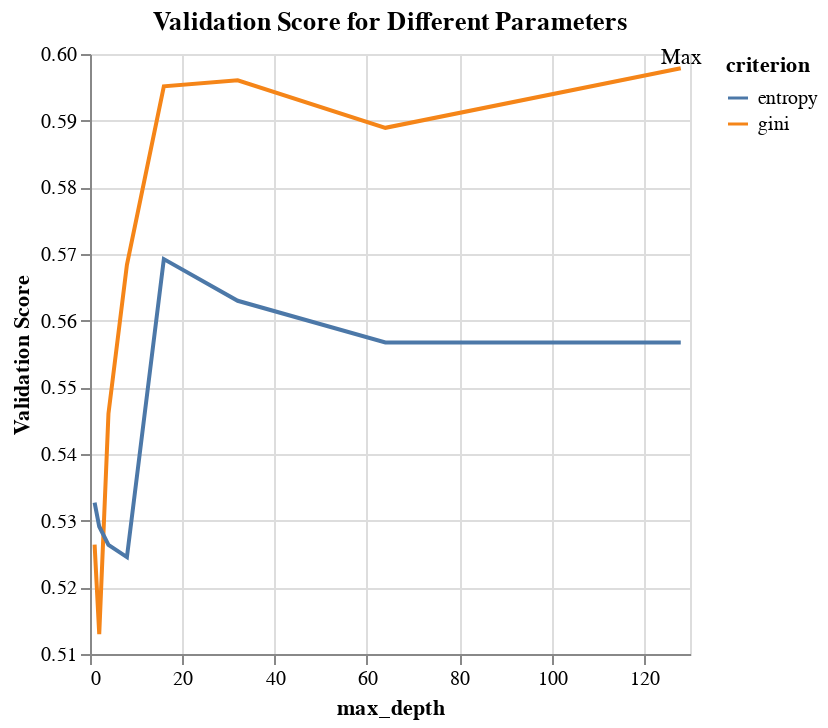

The code cell stored with this chart in its notebook:
### Code cell
plot = alt.Chart(dt_df, title="Validation Score for Different Parameters for Decision Tree").mark_line().encode(x=alt.X('param_decisiontreeclassifier__max_depth', title='max_depth'), 
                                    y=alt.Y('mean_test_score', title='Validation Score').scale(zero=False),
                                    color=alt.Color('param_decisiontreeclassifier__criterion', title='criterion'))
plot + alt.Chart(dt_df.head(1)).mark_text(dy=-5).encode(
    x='param_decisiontreeclassifier__max_depth',
    y="mean_test_score",
    text=alt.value('Max'))

### Figure 1 — Vega-Lite specification as saved in the notebook (floating-point values rounded to 4 significant figures)
{"config": {"view": {"continuousWidth": 300, "continuousHeight": 300}}, "layer": [{"data": {"name": "data-4c06d806f5dadcb5726920e0c4c9cb15"}, "mark": {"type": "line"}, "encoding": {"color": {"field": "param_decisiontreeclassifier__criterion", "title": "criterion", "type": "nominal"}, "x": {"field": "param_decisiontreeclassifier__max_depth", "title": "max_depth", "type": "quantitative"}, "y": {"field": "mean_test_score", "scale": {"zero": false}, "title": "Validation Score", "type": "quantitative"}}, "title": "Validation Score for Different Parameters"}, {"data": {"name": "data-e9941db41b46b6ebe53ebcae12de2d02"}, "mark": {"type": "text", "dy": -5}, "encoding": {"text": {"value": "Max"}, "x": {"field": "param_decisiontreeclassifier__max_depth", "type": "quantitative"}, "y": {"field": "mean_test_score", "type": "quantitative"}}}], "$schema": "https://vega.github.io/schema/vega-lite/v5.15.1.json", "datasets": {"data-4c06d806f5dadcb5726920e0c4c9cb15": [{"mean_test_score": 0.5978, "mean_train_score": 1.0, "param_decisiontreeclassifier__criterion": "gini", "param_decisiontreeclassifier__max_depth": 128, "mean_fit_time": 0.01417}, {"mean_test_score": 0.5961, "mean_train_score": 1.0, "param_decisiontreeclassifier__criterion": "gini", "param_decisiontreeclassifier__max_depth": 32, "mean_fit_time": 0.01662}, {"mean_test_score": 0.5951, "mean_train_score": 0.9915, "param_decisiontreeclassifier__criterion": "gini", "param_decisiontreeclassifier__max_depth": 16, "mean_fit_time": 0.02635}, {"mean_test_score": 0.5889, "mean_train_score": 1.0, "param_decisiontreeclassifier__criterion": "gini", "param_decisiontreeclassifier__max_depth": 64, "mean_fit_time": 0.01007}, {"mean_test_score": 0.5692, "mean_train_score": 0.9902, "param_decisiontreeclassifier__criterion": "entropy", "param_decisiontreeclassifier__max_depth": 16, "mean_fit_time": 0.02633}, {"mean_test_score": 0.5684, "mean_train_score": 0.8, "param_decisiontreeclassifier__criterion": "gini", "param_decisiontreeclassifier__max_depth": 8, "mean_fit_time": 0.02193}, {"mean_test_score": 0.563, "mean_train_score": 1.0, "param_decisiontreeclassifier__criterion": "entropy", "param_decisiontreeclassifier__max_depth": 32, "mean_fit_time": 0.02705}, {"mean_test_score": 0.5567, "mean_train_score": 1.0, "param_decisiontreeclassifier__criterion": "entropy", "param_decisiontreeclassifier__max_depth": 64, "mean_fit_time": 0.02192}, {"mean_test_score": 0.5567, "mean_train_score": 1.0, "param_decisiontreeclassifier__criterion": "entropy", "param_decisiontreeclassifier__max_depth": 128, "mean_fit_time": 0.01712}, {"mean_test_score": 0.5461, "mean_train_score": 0.6314, "param_decisiontreeclassifier__criterion": "gini", "param_decisiontreeclassifier__max_depth": 4, "mean_fit_time": 0.01141}, {"mean_test_score": 0.5327, "mean_train_score": 0.5409, "param_decisiontreeclassifier__criterion": "entropy", "param_decisiontreeclassifier__max_depth": 1, "mean_fit_time": 0.01521}, {"mean_test_score": 0.5291, "mean_train_score": 0.5556, "param_decisiontreeclassifier__criterion": "entropy", "param_decisiontreeclassifier__max_depth": 2, "mean_fit_time": 0.01512}, {"mean_test_score": 0.5264, "mean_train_score": 0.544, "param_decisiontreeclassifier__criterion": "gini", "param_decisiontreeclassifier__max_depth": 1, "mean_fit_time": 0.01107}, {"mean_test_score": 0.5264, "mean_train_score": 0.6019, "param_decisiontreeclassifier__criterion": "entropy", "param_decisiontreeclassifier__max_depth": 4, "mean_fit_time": 0.01181}, {"mean_test_score": 0.5245, "mean_train_score": 0.7851, "param_decisiontreeclassifier__criterion": "entropy", "param_decisiontreeclassifier__max_depth": 8, "mean_fit_time": 0.02533}, {"mean_test_score": 0.513, "mean_train_score": 0.5608, "param_decisiontreeclassifier__criterion": "gini", "param_decisiontreeclassifier__max_depth": 2, "mean_fit_time": 0.0132}], "data-e9941db41b46b6ebe53ebcae12de2d02": [{"mean_test_score": 0.5978, "mean_train_score": 1.0, "param_decisiontreeclassifier__criterion": "gini", "param_decisiontreeclassifier__max_depth": 128, "mean_fit_time": 0.01417}]}}
